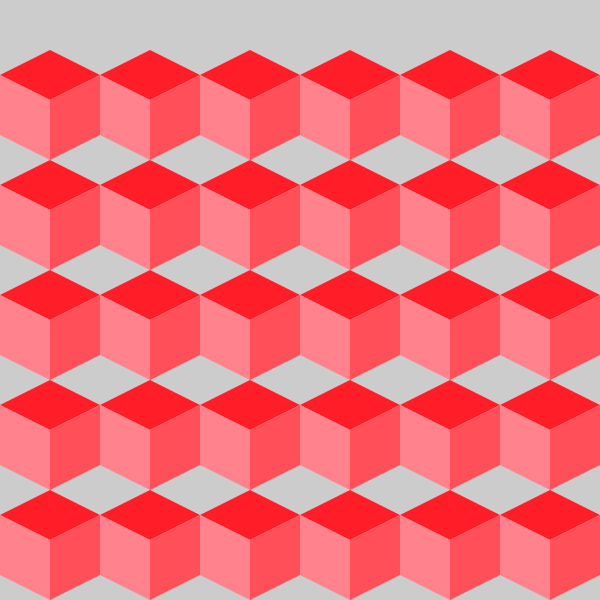
Frame 1 (no input)
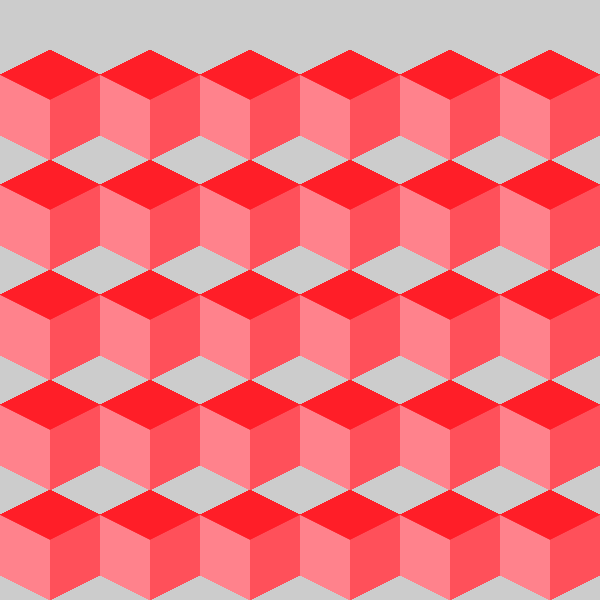
Frame 60 (the mouse pressed at the canvas centre just before this capture)
Frame 120 (the mouse held since frame 60 and released just before this capture): identical to frame 60, image omitted

The Processing sketch that drew these frames (run headless with seeded random() and noise(); from frame 60 on, the mouse is pressed at the canvas centre):

// Processing sketch: processing_115160
// ── processing_115160.pde

int x;
int y;
void setup()
{
size(600,600);
smooth();
}
void draw()
{ 
  x=0;
  y=0;
  
  for(x=0;x<width;x+=100)
  {
    for (y=0;y<height;y+=110)
    {
       noStroke();
  fill(255,30,40);
    quad(x+50,y+50,x+100,y+75,x+50,y+100,x+0,y+75);
    fill(255,80,90);
    quad(x+100,y+75,x+100,y+135,x+50,y+160,x+50,y+100);
    fill(255,130,140);
    quad (x+0,y+75,x+50,y+100,x+50,y+160,x+0,y+135);
    
    
   
}
  }
}
